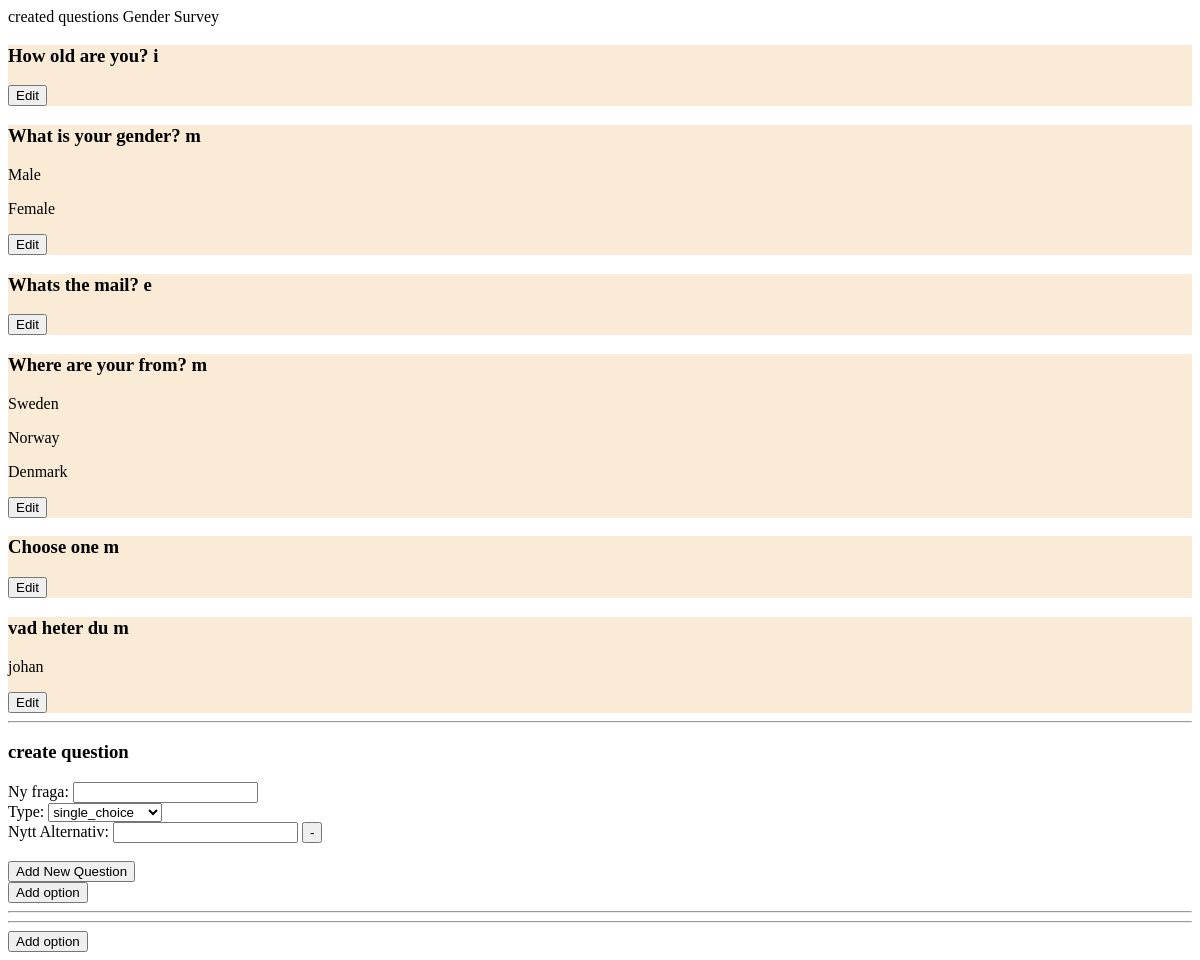
Page /surveydetail/17 on the committed database.
### base/models.py (models this page shows, shortened)
class Survey(models.Model):
    survey = models.CharField(max_length=200)
    updated = models.DateTimeField(auto_now=True, null=True, blank=True)
    created = models.DateTimeField(auto_now_add=True, null=True, blank=True)
    def __str__(self):
        return self.survey
    def get_questions(self):
        return self.question_set.all()

class Question(models.Model):
    question = models.CharField(max_length=200)
    survey = models.ForeignKey(Survey, on_delete=models.CASCADE, null=True)
    question_types = (
        ('m', 'multiple_choice'),
        ('s', 'single_choice'),
        ('i', 'integer'),
        ('e', 'email'),
    )
    type = models.CharField(max_length=1, choices=question_types, default='s')
    def __str__(self):
        return self.question
    def get_options(self):
        return self.option_set.all()

class Option(models.Model):
    option = models.CharField(max_length=200, blank=True, null=True)
    question = models.ForeignKey(Question, on_delete=models.CASCADE)
    survey = models.ForeignKey(Survey, on_delete=models.CASCADE)
    votes = models.IntegerField(default=0)
    def __str__(self):
        return str(self.option)

### base/views.py (the view, shortened to what this page needs)
# urls.py: path('surveydetail/<str:pk>', surveyDetail.as_view(), name='surveyDetail'),
class surveyDetail(View):
    def get(self, request, pk):
        surveyObj = Survey.objects.get(id=pk)
        addQForm = QuestionCreateForm(request.GET or None, prefix='addQForm')
        addOFormset = createOptionFormset(
            request.GET or None, prefix='addOFormset')
        context = {
            'survey': surveyObj,
            'addQForm': addQForm,
            'addOFormset': addOFormset,
        }
        return render(request, 'base/surveydetail.html', context)

### base/forms.py (shortened to what this page needs)
class QuestionCreateForm(forms.ModelForm):
    class Meta:
        model = Question
        fields = ('question', 'type')
        blank = True
        null = True
        required = False
    question = forms.CharField(
        required=False,
        label="Ny fraga",
    )

### base/templates/base/surveydetail.html (shortened to what this page needs)
<!DOCTYPE html>
<html lang="en">
<head>
</head>
<body>
    <h1">created questions</h1>
        {{survey}}
        <div class="previewContainer">
            {% for question in survey.get_questions %}
            <div data-survey="{{survey.id}}" data-question="{{question.id}}" class="preview">
                <h3>{{question}} {{question.type}}</h3>
                <div class="options">
                    {% for option in question.get_options%}
                    <p class="option">{{option}}</p>
                    {% endfor %}
                </div>
                <button class="editQBtn">Edit</button>
            </div>
            {% endfor %}
        </div>
        <hr>
        <h3>create question</h3>
        <form action="" id="addQForm" method="POST">
            <div class="qForm">
                {% for field in addQForm %}
                {{field.label_tag}}
                {{field}}
                {% endfor %}
            </div>
            <div class="addOFormset">
                {% for optionForm in addOFormset%}
                <div class="addOForm">
                    {% for field in optionForm %}
                    {{field.label_tag}}
                    {{field}}
                    <button type="button" onclick="removeOptions(this.parentElement, 'add')" class="removeO">-</button>
                    {% endfor %}
                </div>
                {% endfor %}
            </div>
            <br>
            <input class="submit" type="submit" value="Add New Question">
        </form>
        <button id="addOBtn">Add option</button>
        <hr>
        <hr>
        <button id="changeQAddBtn" type="button">Add option</button>
</body>
</html>

### base/templates/base/surveydetail.html (style rules this page uses)
.preview { background-color: antiquewhite; }

### rows in the picture
Survey: survey "Gender Survey"
Question: question "How old are you?", type "i"
Question: question "What is your gender?", type "m"
Option: option "Male"
Option: option "Female"
Question: question "Whats the mail?", type "e"
Question: question "Where are your from?", type "m"
Option: option "Sweden"
Option: option "Norway"
Option: option "Denmark"
Question: question "Choose one", type "m"
Question: question "vad heter du", type "m"
Option: option "johan"

### other values in the picture
{{ field.label_tag }} "Ny fraga:" "Type:"
{{ field.label_tag }} "Nytt Alternativ:"
